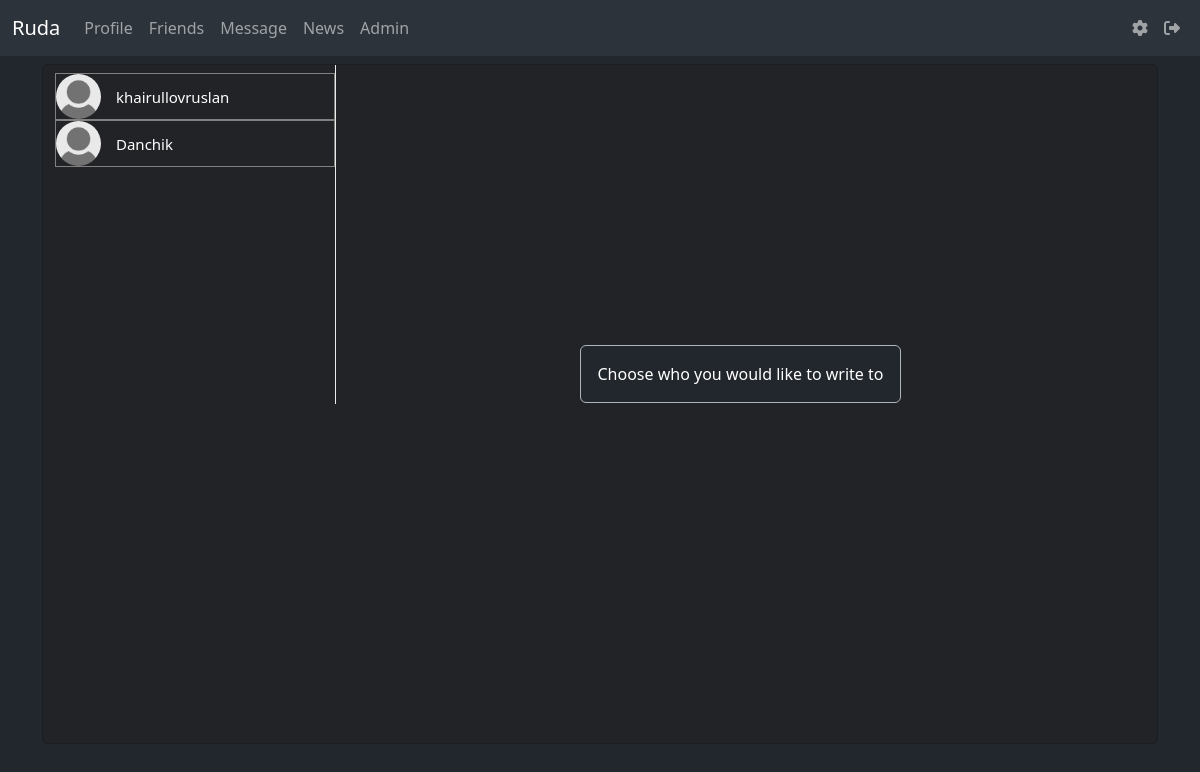
Page /message/ (signed in) on the committed database.
### data/users.py (models this page shows, shortened)
class User(SqlAlchemyBase, UserMixin):
    __tablename__ = 'users'
    id = sqlalchemy.Column(sqlalchemy.Integer, primary_key=True, autoincrement=True)
    name = sqlalchemy.Column(sqlalchemy.String, unique=True, nullable=True)
    about = sqlalchemy.Column(sqlalchemy.String, nullable=True, default='write about yourself')
    second_email = sqlalchemy.Column(sqlalchemy.String, nullable=True)
    github = sqlalchemy.Column(sqlalchemy.String, nullable=True)
    image = sqlalchemy.Column(sqlalchemy.String, default="default.jpg")
    email = sqlalchemy.Column(sqlalchemy.String, index=True, unique=True, nullable=True)
    followings = sqlalchemy.Column(sqlalchemy.String, nullable=True, default='')
    followers = sqlalchemy.Column(sqlalchemy.String, nullable=True, default='')
    post_count = sqlalchemy.Column(sqlalchemy.Integer, nullable=True, default=0)
    admin_check = sqlalchemy.Column(sqlalchemy.Integer, default=0)
    hashed_password = sqlalchemy.Column(sqlalchemy.String, nullable=True)
    created_date = sqlalchemy.Column(sqlalchemy.DateTime, default=datetime.datetime.now)

### main.py (the view)
@app.route('/message/', methods=['GET', 'POST'])
@login_required
def message():
    db_sess = db_session.create_session()
    friends = db_sess.query(User).filter(current_user.id != User.id).all()
    return render_template('messages_friends.html', friends=friends)

### data/db_session.py (called while the page is built)
def create_session() -> Session:
    global __factory
    return __factory()

### main.py (called while the page is built)
@login_manager.user_loader
def load_user(user_id):
    db_sess = db_session.create_session()
    return db_sess.query(User).get(user_id)

### templates/messages_friends.html (shortened to what this page needs)
{% extends "base.html" %}
{% block content %}
<div class="container">
    <div class="row">
        <div class="card chat-app" style="height: 85vh; background-color: #2227;">
            <div id="plist" class="people-list" style="overflow: auto; max-height: 100%;">
                <ul class="list-unstyled chat-list mt-2 mb-0" style="">
                    {% for user in friends%}
                    {% set ids = current_user.followings.split(', ') %}
                    {% set list1 = user.followers.split(', ') %}
                    {% set user_id_ = current_user.id | string() %}
                    <a href="/message/{{ user.id }}" style="text-decoration: none;">
                        <li class="clearfix" style="border: 1px solid grey;">
                            <img src="../static/avatars/{{user.image}}" alt="avatar">
                            <div class="about">
                                <div class="name" style="color: white; margin-left: 60px; margin-top: 12px;">{{user.name}}</div>
                            </div>
                        </li>
                    </a>
                    {% endfor %}
                </ul>
            </div>
            <div class="chat" style="max-height: 50%;">
                <div class="choose__text">
                    <div class="alert alert alert-dark" role="alert" style="color: white; background-color: #22272e">
                        Сhoose who you would like to write to
                    </div>
                </div>
            </div>
        </div>
    </div>
</div>
{% endblock %}

### static/css/style.css (style rules this page uses)
img { max-width: 100%; height: auto; }
html body { background-color: #22272e; }
body { min-height: 100vh; overflow-x: hidden }
.chat-app .people-list { width: 280px; position: absolute; top: 0; }
.chat-app .chat { margin-left: 280px; border-left: 1px solid #eaeaea; height: 120%; }
.people-list .chat-list li .name { font-size: 15px }
.people-list .chat-list img { width: 45px; border-radius: 50% }
.people-list img { float: left; border-radius: 50% }
.choose__text { margin-left: auto; margin-right: auto; margin-top: 35vh; color: white; display: flex; justify-content: center; align-items: center; }
.clearfix:after { visibility: hidden; display: block; font-size: 0; content: " "; clear: both; height: 0 }

### rows in the picture
User: image (placeholder picture), name "khairullovruslan"
User: image (placeholder picture), name "Danchik"
